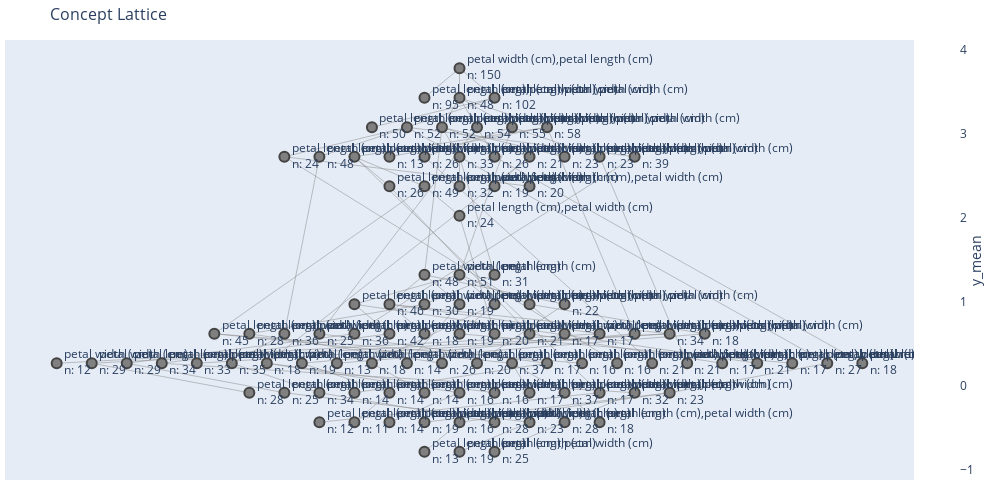

The cell this chart's notebook holds for it:
### Code cell
fig

### Figure 1 — Plotly figure (JSON) as saved in the notebook; plotly's stock layout.template omitted (floating-point values rounded to 4 significant figures; data arrays with more than 128 entries replaced by an {"elided": "..."} marker saying what was removed)
{"data": [{"hoverinfo": "none", "line": {"color": "#888", "width": 0.5}, "mode": "lines", "type": "scatter", "x": {"elided": "300 float values"}, "y": {"elided": "300 int values"}}, {"hoverinfo": "text", "hovertext": ["PatternStructure 17<br><br>extent (len: 45): 69, 58, 54, 59, 93,...<br>intent (len: 2): petal length (cm) in [3.0, 4.7], ...<br>new extent (len: 45): 69, 58, 54, 59, 93,...<br>new_intent (len: 2): petal length (cm), petal widt...<br>metric mean_y_true = 1.0222222222222221<br>", "PatternStructure 99<br><br>extent (len: 12): 126, 127, 149, 116, 137,...<br>intent (len: 2): petal width (cm) = 1.8, petal len...<br>new extent (len: 12): 126, 127, 149, 116, 137,...<br>new_intent (len: 1): petal width (cm)<br>metric mean_y_true = 1.9166666666666667<br>", "PatternStructure 15<br><br>extent (len: 46): 100, 147, 118, 110, 101,...<br>intent (len: 2): petal length (cm) in [5.0, 6.9], ...<br>new extent (len: 0): ∅<br>new_intent (len: 1): petal length (cm)<br>metric mean_y_true = 1.9565217391304348<br>", "PatternStructure 95<br><br>extent (len: 13): 52, 83, 73, 133, 86,...<br>intent (len: 2): petal length (cm) in [4.7, 5.8], ...<br>new extent (len: 13): 52, 83, 73, 133, 50,...<br>new_intent (len: 1): petal length (cm)<br>metric mean_y_true = 1.3076923076923077<br>", "PatternStructure 16<br><br>extent (len: 46): 121, 100, 147, 118, 110,...<br>intent (len: 2): petal width (cm) in [1.8, 2.5], p...<br>new extent (len: 46): 121, 100, 147, 110, 118,...<br>new_intent (len: 2): petal length (cm), petal widt...<br>metric mean_y_true = 1.9782608695652173<br>", "PatternStructure 48<br><br>extent (len: 24): 54, 59, 65, 85, 86,...<br>intent (len: 2): petal width (cm) in [1.4, 1.6], p...<br>new extent (len: 24): 54, 59, 65, 85, 86,...<br>new_intent (len: 2): petal length (cm), petal widt...<br>metric mean_y_true = 1.1666666666666667<br>", "PatternStructure 13<br><br>extent (len: 48): 69, 58, 54, 59, 93,...<br>intent (len: 2): petal width (cm) in [1.0, 1.5], p...<br>new extent (len: 48): 69, 58, 54, 59, 93,...<br>new_intent (len: 2): petal length (cm), petal widt...<br>metric mean_y_true = 1.0625<br>", "PatternStructure 14<br><br>extent (len: 48): 121, 100, 147, 118, 110,...<br>intent (len: 2): petal width (cm) in [1.7, 2.5], p...<br>new extent (len: 48): 121, 100, 147, 110, 118,...<br>new_intent (len: 1): petal width (cm)<br>metric mean_y_true = 1.9583333333333333<br>", "PatternStructure 42<br><br>extent (len: 26): 121, 54, 59, 123, 65,...<br>intent (len: 2): petal width (cm) in [1.4, 2.0], p...<br>new extent (len: 26): 121, 54, 59, 65, 123,...<br>new_intent (len: 2): petal length (cm), petal widt...<br>metric mean_y_true = 1.2307692307692308<br>", "PatternStructure 12<br><br>extent (len: 49): 69, 58, 54, 59, 93,...<br>intent (len: 2): petal width (cm) in [1.0, 1.8], p...<br>new extent (len: 49): 69, 58, 54, 59, 93,...<br>new_intent (len: 2): petal length (cm), petal widt...<br>metric mean_y_true = 1.0612244897959184<br>", "PatternStructure 11<br><br>extent (len: 50): 29, 41, 16, 19, 8,...<br>intent (len: 2): petal length (cm) in [1.0, 1.9], ...<br>new extent (len: 50): 34, 29, 41, 16, 19,...<br>new_intent (len: 2): petal length (cm), petal widt...<br>metric mean_y_true = 0.0<br>", "PatternStructure 10<br><br>extent (len: 51): 121, 100, 147, 118, 110,...<br>intent (len: 2): petal length (cm) in [4.9, 6.9], ...<br>new extent (len: 51): 121, 100, 147, 110, 118,...<br>new_intent (len: 1): petal length (cm)<br>metric mean_y_true = 1.9215686274509804<br>", "PatternStructure 8<br><br>extent (len: 52): 69, 58, 54, 59, 93,...<br>intent (len: 2): petal width (cm) in [1.0, 1.6], p...<br>new extent (len: 52): 69, 58, 54, 59, 93,...<br>new_intent (len: 2): petal length (cm), petal widt...<br>metric mean_y_true = 1.0769230769230769<br>", "PatternStructure 98<br><br>extent (len: 12): 126, 73, 58, 86, 76,...<br>intent (len: 2): petal width (cm) in [1.2, 1.8], p...<br>new extent (len: 12): 126, 73, 58, 50, 76,...<br>new_intent (len: 2): petal length (cm), petal widt...<br>metric mean_y_true = 1.1666666666666667<br>", "PatternStructure 9<br><br>extent (len: 52): 121, 100, 147, 118, 110,...<br>intent (len: 2): petal width (cm) in [1.6, 2.5], p...<br>new extent (len: 52): 121, 100, 147, 110, 118,...<br>new_intent (len: 2): petal length (cm), petal widt...<br>metric mean_y_true = 1.9038461538461537<br>", "PatternStructure 6<br><br>extent (len: 54): 69, 58, 54, 59, 93,...<br>intent (len: 2): petal width (cm) in [1.0, 1.7], p...<br>new extent (len: 54): 69, 58, 54, 59, 93,...<br>new_intent (len: 2): petal length (cm), petal widt...<br>metric mean_y_true = 1.0925925925925926<br>", "PatternStructure 7<br><br>extent (len: 54): 121, 69, 58, 54, 59,...<br>intent (len: 2): petal width (cm) in [1.0, 2.0], p...<br>new extent (len: 0): ∅<br>new_intent (len: 1): petal length (cm)<br>metric mean_y_true = 1.1111111111111112<br>", "PatternStructure 5<br><br>extent (len: 55): 121, 100, 147, 118, 110,...<br>intent (len: 2): petal width (cm) in [1.4, 2.5], p...<br>new extent (len: 55): 121, 100, 147, 110, 118,...<br>new_intent (len: 2): petal length (cm), petal widt...<br>metric mean_y_true = 1.8909090909090909<br>", "PatternStructure 4<br><br>extent (len: 58): 121, 69, 58, 54, 59,...<br>intent (len: 2): petal width (cm) in [1.0, 2.0], p...<br>new extent (len: 58): 121, 69, 58, 54, 59,...<br>new_intent (len: 2): petal length (cm), petal widt...<br>metric mean_y_true = 1.1551724137931034<br>", "PatternStructure 3<br><br>extent (len: 95): 58, 93, 55, 82, 89,...<br>intent (len: 2): petal length (cm) in [1.0, 4.7], ...<br>new extent (len: 95): 58, 93, 55, 82, 89,...<br>new_intent (len: 2): petal length (cm), petal widt...<br>metric mean_y_true = 0.4842105263157895<br>", "PatternStructure 2<br><br>extent (len: 100): 121, 118, 58, 145, 93,...<br>intent (len: 2): petal length (cm) in [3.0, 6.9], ...<br>new extent (len: 48): 121, 100, 147, 110, 118,...<br>new_intent (len: 2): petal length (cm), petal widt...<br>metric mean_y_true = 1.5<br>", "PatternStructure 1<br><br>extent (len: 102): 58, 93, 55, 82, 89,...<br>intent (len: 2): petal width (cm) in [0.1, 1.6], p...<br>new extent (len: 102): 58, 93, 55, 82, 89,...<br>new_intent (len: 2): petal length (cm), petal widt...<br>metric mean_y_true = 0.5490196078431373<br>", "PatternStructure 0<br><br>extent (len: 150): 121, 118, 58, 145, 93,...<br>intent (len: 2): petal width (cm) in [0.1, 2.5], p...<br>new extent (len: 150): 121, 118, 58, 145, 93,...<br>new_intent (len: 2): petal length (cm), petal widt...<br>metric mean_y_true = 1.0<br>", "PatternStructure 33<br><br>extent (len: 30): 100, 118, 140, 115, 104,...<br>intent (len: 2): petal length (cm) in [5.3, 6.9], ...<br>new extent (len: 30): 100, 118, 140, 115, 104,...<br>new_intent (len: 1): petal width (cm)<br>metric mean_y_true = 2.0<br>", "PatternStructure 37<br><br>extent (len: 28): 100, 118, 140, 104, 139,...<br>intent (len: 2): petal width (cm) in [1.8, 2.5], p...<br>new extent (len: 28): 100, 118, 140, 104, 139,...<br>new_intent (len: 1): petal length (cm)<br>metric mean_y_true = 2.0<br>", "PatternStructure 100<br><br>extent (len: 11): 85, 86, 54, 56, 78,...<br>intent (len: 2): petal length (cm) in [4.2, 4.7], ...<br>new extent (len: 11): 85, 86, 54, 56, 68,...<br>new_intent (len: 2): petal length (cm), petal widt...<br>metric mean_y_true = 1.0909090909090908<br>", "PatternStructure 38<br><br>extent (len: 28): 100, 147, 118, 110, 145,...<br>intent (len: 2): petal width (cm) in [2.0, 2.5], p...<br>new extent (len: 28): 100, 147, 110, 118, 145,...<br>new_intent (len: 1): petal length (cm)<br>metric mean_y_true = 2.0<br>", "PatternStructure 34<br><br>extent (len: 29): 121, 100, 147, 118, 110,...<br>intent (len: 2): petal width (cm) in [2.0, 2.5], p...<br>new extent (len: 29): 121, 100, 147, 110, 118,...<br>new_intent (len: 1): petal width (cm)<br>metric mean_y_true = 2.0<br>", "PatternStructure 96<br><br>extent (len: 13): 121, 77, 52, 126, 127,...<br>intent (len: 2): petal width (cm) in [1.4, 2.0], p...<br>new extent (len: 13): 52, 77, 121, 126, 127,...<br>new_intent (len: 2): petal length (cm), petal widt...<br>metric mean_y_true = 1.6153846153846154<br>", "PatternStructure 35<br><br>extent (len: 29): 69, 59, 93, 99, 71,...<br>intent (len: 2): petal width (cm) in [1.0, 1.5], p...<br>new extent (len: 29): 69, 59, 93, 65, 88,...<br>new_intent (len: 2): petal length (cm), petal widt...<br>metric mean_y_true = 1.0<br>", "PatternStructure 71<br><br>extent (len: 19): 69, 59, 93, 99, 71,...<br>intent (len: 2): petal width (cm) in [1.0, 1.4], p...<br>new extent (len: 19): 69, 59, 93, 82, 88,...<br>new_intent (len: 2): petal length (cm), petal widt...<br>metric mean_y_true = 1.0<br>", "PatternStructure 46<br><br>extent (len: 25): 100, 118, 140, 104, 135,...<br>intent (len: 2): petal width (cm) in [1.4, 2.5], p...<br>new extent (len: 25): 100, 118, 140, 104, 135,...<br>new_intent (len: 1): petal length (cm)<br>metric mean_y_true = 2.0<br>", "PatternStructure 22<br><br>extent (len: 36): 69, 58, 59, 93, 55,...<br>intent (len: 2): petal width (cm) in [1.0, 1.4], p...<br>new extent (len: 36): 69, 58, 59, 93, 55,...<br>new_intent (len: 1): petal width (cm)<br>metric mean_y_true = 1.0277777777777777<br>", "PatternStructure 45<br><br>extent (len: 25): 58, 54, 55, 85, 86,...<br>intent (len: 2): petal length (cm) in [4.5, 5.8], ...<br>new extent (len: 25): 58, 54, 55, 85, 86,...<br>new_intent (len: 2): petal length (cm), petal widt...<br>metric mean_y_true = 1.2<br>", "PatternStructure 44<br><br>extent (len: 26): 101, 123, 116, 76, 72,...<br>intent (len: 2): petal width (cm) in [1.4, 1.9], p...<br>new extent (len: 26): 101, 123, 116, 76, 72,...<br>new_intent (len: 2): petal length (cm), petal widt...<br>metric mean_y_true = 1.7692307692307692<br>", "PatternStructure 25<br><br>extent (len: 34): 100, 147, 118, 145, 140,...<br>intent (len: 2): petal width (cm) in [1.4, 2.5], p...<br>new extent (len: 34): 100, 147, 118, 145, 140,...<br>new_intent (len: 1): petal length (cm)<br>metric mean_y_true = 2.0<br>", "PatternStructure 23<br><br>extent (len: 36): 69, 59, 93, 55, 99,...<br>intent (len: 2): petal length (cm) in [3.0, 4.5], ...<br>new extent (len: 36): 69, 59, 93, 55, 65,...<br>new_intent (len: 1): petal length (cm)<br>metric mean_y_true = 1.0<br>", "PatternStructure 29<br><br>extent (len: 33): 100, 147, 118, 110, 101,...<br>intent (len: 2): petal length (cm) in [5.0, 6.9], ...<br>new extent (len: 33): 100, 147, 110, 118, 101,...<br>new_intent (len: 1): petal length (cm)<br>metric mean_y_true = 2.0<br>", "PatternStructure 28<br><br>extent (len: 33): 100, 147, 118, 145, 140,...<br>intent (len: 2): petal width (cm) in [1.6, 2.5], p...<br>new extent (len: 33): 100, 147, 118, 145, 140,...<br>new_intent (len: 1): petal length (cm)<br>metric mean_y_true = 2.0<br>", "PatternStructure 18<br><br>extent (len: 42): 100, 147, 118, 110, 101,...<br>intent (len: 2): petal width (cm) in [1.4, 2.5], p...<br>new extent (len: 42): 100, 147, 110, 118, 101,...<br>new_intent (len: 1): petal length (cm)<br>metric mean_y_true = 1.9761904761904763<br>", "PatternStructure 24<br><br>extent (len: 35): 69, 58, 59, 93, 55,...<br>intent (len: 2): petal length (cm) in [3.0, 4.8], ...<br>new extent (len: 35): 69, 58, 59, 93, 55,...<br>new_intent (len: 1): petal length (cm)<br>metric mean_y_true = 1.0<br>", "PatternStructure 47<br><br>extent (len: 25): 69, 59, 93, 99, 71,...<br>intent (len: 2): petal width (cm) in [1.0, 1.5], p...<br>new extent (len: 25): 69, 59, 93, 82, 88,...<br>new_intent (len: 1): petal length (cm)<br>metric mean_y_true = 1.0<br>", "PatternStructure 31<br><br>extent (len: 32): 100, 147, 118, 145, 140,...<br>intent (len: 2): petal width (cm) in [1.8, 2.5], p...<br>new extent (len: 32): 100, 147, 118, 145, 140,...<br>new_intent (len: 1): petal width (cm)<br>metric mean_y_true = 2.0<br>", "PatternStructure 27<br><br>extent (len: 34): 69, 58, 59, 93, 55,...<br>intent (len: 2): petal length (cm) in [3.0, 4.7], ...<br>new extent (len: 34): 69, 58, 59, 93, 55,...<br>new_intent (len: 1): petal length (cm)<br>metric mean_y_true = 1.0<br>", "PatternStructure 93<br><br>extent (len: 14): 121, 142, 126, 114, 110,...<br>intent (len: 2): petal width (cm) in [1.8, 2.4], p...<br>new extent (len: 14): 121, 142, 126, 114, 110,...<br>new_intent (len: 2): petal length (cm), petal widt...<br>metric mean_y_true = 1.9285714285714286<br>", "PatternStructure 41<br><br>extent (len: 26): 54, 59, 65, 85, 86,...<br>intent (len: 2): petal width (cm) in [1.4, 1.7], p...<br>new extent (len: 26): 54, 59, 65, 85, 86,...<br>new_intent (len: 2): petal length (cm), petal widt...<br>metric mean_y_true = 1.1923076923076923<br>", "PatternStructure 32<br><br>extent (len: 31): 100, 118, 140, 115, 104,...<br>intent (len: 2): petal length (cm) in [5.3, 6.9], ...<br>new extent (len: 31): 100, 118, 140, 115, 104,...<br>new_intent (len: 1): petal length (cm)<br>metric mean_y_true = 2.0<br>", "PatternStructure 75<br><br>extent (len: 18): 121, 77, 142, 147, 126,...<br>intent (len: 2): petal width (cm) in [1.7, 2.4], p...<br>new extent (len: 18): 121, 77, 142, 147, 114,...<br>new_intent (len: 1): petal width (cm)<br>metric mean_y_true = 1.8888888888888888<br>", "PatternStructure 76<br><br>extent (len: 18): 121, 142, 147, 126, 114,...<br>intent (len: 2): petal width (cm) in [1.8, 2.4], p...<br>new extent (len: 18): 121, 142, 147, 114, 126,...<br>new_intent (len: 2): petal length (cm), petal widt...<br>metric mean_y_true = 1.9444444444444444<br>", "PatternStructure 67<br><br>extent (len: 19): 121, 54, 123, 85, 86,...<br>intent (len: 2): petal width (cm) in [1.5, 2.0], p...<br>new extent (len: 19): 121, 54, 123, 85, 86,...<br>new_intent (len: 1): petal length (cm)<br>metric mean_y_true = 1.3157894736842106<br>", "PatternStructure 97<br><br>extent (len: 13): 77, 83, 133, 149, 116,...<br>intent (len: 2): petal width (cm) in [1.4, 1.8], p...<br>new extent (len: 13): 77, 83, 133, 149, 116,...<br>new_intent (len: 1): petal width (cm)<br>metric mean_y_true = 1.8461538461538463<br>", "PatternStructure 77<br><br>extent (len: 18): 77, 83, 142, 147, 114,...<br>intent (len: 2): petal width (cm) in [1.5, 2.4], p...<br>new extent (len: 18): 77, 83, 142, 147, 114,...<br>new_intent (len: 1): petal length (cm)<br>metric mean_y_true = 1.8888888888888888<br>", "PatternStructure 68<br><br>extent (len: 19): 101, 123, 116, 106, 138,...<br>intent (len: 2): petal length (cm) in [4.5, 6.3], ...<br>new extent (len: 19): 101, 123, 116, 106, 138,...<br>new_intent (len: 2): petal length (cm), petal widt...<br>metric mean_y_true = 1.894736842105263<br>", "PatternStructure 66<br><br>extent (len: 19): 58, 54, 55, 86, 76,...<br>intent (len: 2): petal length (cm) in [4.5, 5.6], ...<br>new extent (len: 19): 58, 54, 55, 86, 76,...<br>new_intent (len: 2): petal length (cm), petal widt...<br>metric mean_y_true = 1.1578947368421053<br>", "PatternStructure 92<br><br>extent (len: 14): 77, 126, 127, 149, 116,...<br>intent (len: 2): petal length (cm) in [4.5, 6.3], ...<br>new extent (len: 14): 77, 126, 127, 149, 116,...<br>new_intent (len: 1): petal width (cm)<br>metric mean_y_true = 1.8571428571428572<br>", "PatternStructure 90<br><br>extent (len: 14): 52, 77, 83, 73, 133,...<br>intent (len: 2): petal length (cm) in [4.7, 5.8], ...<br>new extent (len: 14): 52, 77, 83, 73, 133,...<br>new_intent (len: 1): petal length (cm)<br>metric mean_y_true = 1.2857142857142858<br>", "PatternStructure 91<br><br>extent (len: 14): 126, 51, 85, 86, 54,...<br>intent (len: 2): petal width (cm) in [1.5, 1.8], p...<br>new extent (len: 14): 126, 85, 86, 54, 56,...<br>new_intent (len: 2): petal length (cm), petal widt...<br>metric mean_y_true = 1.2142857142857142<br>", "PatternStructure 43<br><br>extent (len: 26): 100, 118, 140, 104, 135,...<br>intent (len: 2): petal length (cm) in [5.5, 6.9], ...<br>new extent (len: 26): 100, 118, 140, 104, 135,...<br>new_intent (len: 1): petal length (cm)<br>metric mean_y_true = 2.0<br>", "PatternStructure 65<br><br>extent (len: 20): 121, 147, 110, 101, 145,...<br>intent (len: 2): petal width (cm) in [1.7, 2.4], p...<br>new extent (len: 20): 121, 147, 110, 101, 145,...<br>new_intent (len: 1): petal length (cm)<br>metric mean_y_true = 1.9<br>", "PatternStructure 19<br><br>extent (len: 40): 69, 58, 54, 59, 93,...<br>intent (len: 2): petal width (cm) in [1.0, 1.7], p...<br>new extent (len: 37): 69, 59, 93, 55, 65,...<br>new_intent (len: 1): petal length (cm)<br>metric mean_y_true = 1.025<br>", "PatternStructure 80<br><br>extent (len: 17): 52, 77, 83, 73, 133,...<br>intent (len: 2): petal length (cm) in [4.6, 5.8], ...<br>new extent (len: 17): 52, 77, 83, 73, 133,...<br>new_intent (len: 1): petal length (cm)<br>metric mean_y_true = 1.2352941176470589<br>", "PatternStructure 69<br><br>extent (len: 19): 121, 110, 101, 123, 85,...<br>intent (len: 2): petal length (cm) in [4.5, 5.1], ...<br>new extent (len: 19): 121, 110, 101, 123, 85,...<br>new_intent (len: 1): petal length (cm)<br>metric mean_y_true = 1.736842105263158<br>", "PatternStructure 94<br><br>extent (len: 14): 83, 142, 147, 114, 133,...<br>intent (len: 2): petal width (cm) in [1.5, 2.4], p...<br>new extent (len: 14): 83, 142, 147, 114, 133,...<br>new_intent (len: 1): petal length (cm)<br>metric mean_y_true = 1.9285714285714286<br>", "PatternStructure 70<br><br>extent (len: 19): 121, 147, 110, 101, 145,...<br>intent (len: 2): petal width (cm) in [1.5, 2.4], p...<br>new extent (len: 19): 121, 147, 110, 101, 145,...<br>new_intent (len: 1): petal length (cm)<br>metric mean_y_true = 1.7894736842105263<br>", "PatternStructure 63<br><br>extent (len: 20): 54, 59, 65, 86, 76,...<br>intent (len: 2): petal length (cm) in [3.9, 5.6], ...<br>new extent (len: 20): 54, 59, 65, 86, 76,...<br>new_intent (len: 2): petal length (cm), petal widt...<br>metric mean_y_true = 1.15<br>", "PatternStructure 85<br><br>extent (len: 16): 73, 58, 51, 85, 86,...<br>intent (len: 2): petal length (cm) in [4.5, 4.7], ...<br>new extent (len: 16): 73, 58, 63, 85, 86,...<br>new_intent (len: 2): petal length (cm), petal widt...<br>metric mean_y_true = 1.0625<br>", "PatternStructure 64<br><br>extent (len: 20): 58, 54, 55, 85, 86,...<br>intent (len: 2): petal width (cm) in [1.2, 1.8], p...<br>new extent (len: 20): 58, 54, 55, 85, 86,...<br>new_intent (len: 1): petal length (cm)<br>metric mean_y_true = 1.15<br>", "PatternStructure 86<br><br>extent (len: 16): 52, 83, 133, 85, 86,...<br>intent (len: 2): petal length (cm) in [4.2, 5.8], ...<br>new extent (len: 16): 52, 83, 133, 85, 86,...<br>new_intent (len: 2): petal length (cm), petal widt...<br>metric mean_y_true = 1.1875<br>", "PatternStructure 58<br><br>extent (len: 21): 54, 59, 65, 85, 86,...<br>intent (len: 2): petal width (cm) in [1.4, 1.8], p...<br>new extent (len: 21): 54, 59, 65, 85, 86,...<br>new_intent (len: 2): petal length (cm), petal widt...<br>metric mean_y_true = 1.1428571428571428<br>", "PatternStructure 49<br><br>extent (len: 24): 58, 54, 55, 65, 85,...<br>intent (len: 2): petal width (cm) in [1.2, 1.8], p...<br>new extent (len: 24): 58, 54, 55, 65, 85,...<br>new_intent (len: 2): petal length (cm), petal widt...<br>metric mean_y_true = 1.125<br>", "PatternStructure 87<br><br>extent (len: 16): 52, 83, 73, 133, 58,...<br>intent (len: 2): petal length (cm) in [4.6, 5.8], ...<br>new extent (len: 16): 52, 83, 73, 133, 58,...<br>new_intent (len: 1): petal length (cm)<br>metric mean_y_true = 1.25<br>", "PatternStructure 59<br><br>extent (len: 21): 123, 116, 76, 72, 134,...<br>intent (len: 2): petal width (cm) in [1.4, 1.8], p...<br>new extent (len: 21): 123, 116, 76, 72, 134,...<br>new_intent (len: 1): petal width (cm)<br>metric mean_y_true = 1.7142857142857142<br>", "PatternStructure 88<br><br>extent (len: 16): 121, 77, 142, 126, 114,...<br>intent (len: 2): petal length (cm) in [4.5, 5.1], ...<br>new extent (len: 16): 121, 77, 142, 126, 114,...<br>new_intent (len: 1): petal length (cm)<br>metric mean_y_true = 1.875<br>", "PatternStructure 89<br><br>extent (len: 16): 121, 142, 147, 126, 114,...<br>intent (len: 2): petal width (cm) in [1.8, 2.4], p...<br>new extent (len: 16): 121, 142, 147, 114, 126,...<br>new_intent (len: 2): petal length (cm), petal widt...<br>metric mean_y_true = 1.9375<br>", "PatternStructure 60<br><br>extent (len: 21): 121, 110, 101, 123, 76,...<br>intent (len: 2): petal width (cm) in [1.4, 2.4], p...<br>new extent (len: 21): 121, 110, 101, 123, 76,...<br>new_intent (len: 1): petal length (cm)<br>metric mean_y_true = 1.7142857142857142<br>", "PatternStructure 78<br><br>extent (len: 17): 63, 75, 51, 85, 86,...<br>intent (len: 2): petal width (cm) in [1.4, 1.7], p...<br>new extent (len: 17): 51, 75, 63, 85, 86,...<br>new_intent (len: 2): petal length (cm), petal widt...<br>metric mean_y_true = 1.0588235294117647<br>", "PatternStructure 61<br><br>extent (len: 21): 121, 147, 110, 101, 145,...<br>intent (len: 2): petal width (cm) in [1.6, 2.4], p...<br>new extent (len: 21): 121, 147, 110, 101, 145,...<br>new_intent (len: 2): petal length (cm), petal widt...<br>metric mean_y_true = 1.7619047619047619<br>", "PatternStructure 54<br><br>extent (len: 23): 121, 147, 110, 101, 145,...<br>intent (len: 2): petal width (cm) in [1.5, 2.4], p...<br>new extent (len: 0): ∅<br>new_intent (len: 2): petal length (cm), petal widt...<br>metric mean_y_true = 1.826086956521739<br>", "PatternStructure 79<br><br>extent (len: 17): 97, 74, 90, 75, 58,...<br>intent (len: 2): petal length (cm) in [4.3, 4.6], ...<br>new extent (len: 17): 97, 74, 90, 75, 51,...<br>new_intent (len: 2): petal length (cm), petal widt...<br>metric mean_y_true = 1.0588235294117647<br>", "PatternStructure 62<br><br>extent (len: 21): 147, 110, 101, 145, 115,...<br>intent (len: 2): petal length (cm) in [5.0, 5.5], ...<br>new extent (len: 21): 147, 110, 101, 145, 115,...<br>new_intent (len: 2): petal length (cm), petal widt...<br>metric mean_y_true = 1.9047619047619047<br>", "PatternStructure 21<br><br>extent (len: 37): 69, 59, 93, 55, 99,...<br>intent (len: 2): petal length (cm) in [3.0, 4.5], ...<br>new extent (len: 37): 69, 59, 93, 55, 65,...<br>new_intent (len: 1): petal length (cm)<br>metric mean_y_true = 1.027027027027027<br>", "PatternStructure 56<br><br>extent (len: 22): 101, 123, 116, 72, 134,...<br>intent (len: 2): petal length (cm) in [4.9, 6.3], ...<br>new extent (len: 0): ∅<br>new_intent (len: 2): petal length (cm), petal widt...<br>metric mean_y_true = 1.8181818181818181<br>", "PatternStructure 81<br><br>extent (len: 17): 121, 52, 126, 73, 127,...<br>intent (len: 2): petal length (cm) in [4.6, 4.9], ...<br>new extent (len: 17): 52, 121, 126, 73, 58,...<br>new_intent (len: 2): petal length (cm), petal widt...<br>metric mean_y_true = 1.2941176470588236<br>", "PatternStructure 57<br><br>extent (len: 22): 121, 147, 110, 101, 145,...<br>intent (len: 2): petal width (cm) in [1.7, 2.4], p...<br>new extent (len: 22): 121, 147, 110, 101, 145,...<br>new_intent (len: 2): petal length (cm), petal widt...<br>metric mean_y_true = 1.9090909090909092<br>", "PatternStructure 39<br><br>extent (len: 28): 69, 58, 93, 55, 99,...<br>intent (len: 2): petal length (cm) in [3.0, 4.7], ...<br>new extent (len: 28): 69, 58, 93, 55, 82,...<br>new_intent (len: 1): petal width (cm)<br>metric mean_y_true = 1.0<br>", "PatternStructure 82<br><br>extent (len: 17): 52, 77, 83, 133, 127,...<br>intent (len: 2): petal length (cm) in [4.9, 6.3], ...<br>new extent (len: 17): 52, 77, 83, 133, 127,...<br>new_intent (len: 1): petal width (cm)<br>metric mean_y_true = 1.7647058823529411<br>", "PatternStructure 55<br><br>extent (len: 23): 69, 59, 93, 99, 71,...<br>intent (len: 2): petal width (cm) in [1.0, 1.5], p...<br>new extent (len: 23): 69, 59, 93, 82, 88,...<br>new_intent (len: 1): petal length (cm)<br>metric mean_y_true = 1.0<br>", "PatternStructure 30<br><br>extent (len: 32): 100, 118, 140, 115, 104,...<br>intent (len: 2): petal length (cm) in [5.3, 6.9], ...<br>new extent (len: 32): 100, 118, 140, 115, 104,...<br>new_intent (len: 1): petal length (cm)<br>metric mean_y_true = 2.0<br>", "PatternStructure 83<br><br>extent (len: 17): 107, 142, 126, 127, 149,...<br>intent (len: 2): petal width (cm) in [1.8, 1.9], p...<br>new extent (len: 17): 142, 126, 127, 149, 101,...<br>new_intent (len: 2): petal length (cm), petal widt...<br>metric mean_y_true = 1.9411764705882353<br>", "PatternStructure 50<br><br>extent (len: 23): 58, 54, 55, 85, 86,...<br>intent (len: 2): petal width (cm) in [1.2, 1.6], p...<br>new extent (len: 23): 58, 54, 55, 85, 86,...<br>new_intent (len: 1): petal length (cm)<br>metric mean_y_true = 1.173913043478261<br>", "PatternStructure 84<br><br>extent (len: 17): 121, 77, 83, 52, 142,...<br>intent (len: 2): petal width (cm) in [1.5, 2.4], p...<br>new extent (len: 17): 52, 77, 83, 121, 142,...<br>new_intent (len: 1): petal length (cm)<br>metric mean_y_true = 1.7647058823529411<br>", "PatternStructure 51<br><br>extent (len: 23): 121, 54, 123, 85, 86,...<br>intent (len: 2): petal width (cm) in [1.5, 2.0], p...<br>new extent (len: 0): ∅<br>new_intent (len: 2): petal length (cm), petal widt...<br>metric mean_y_true = 1.391304347826087<br>", "PatternStructure 36<br><br>extent (len: 28): 100, 118, 140, 104, 135,...<br>intent (len: 2): petal length (cm) in [5.5, 6.9], ...<br>new extent (len: 28): 100, 118, 140, 104, 135,...<br>new_intent (len: 1): petal length (cm)<br>metric mean_y_true = 2.0<br>", "PatternStructure 72<br><br>extent (len: 18): 96, 94, 97, 74, 66,...<br>intent (len: 2): petal length (cm) in [4.2, 4.5], ...<br>new extent (len: 18): 96, 94, 74, 97, 90,...<br>new_intent (len: 2): petal length (cm), petal widt...<br>metric mean_y_true = 1.0555555555555556<br>", "PatternStructure 52<br><br>extent (len: 23): 101, 123, 85, 116, 106,...<br>intent (len: 2): petal width (cm) in [1.6, 1.9], p...<br>new extent (len: 23): 101, 123, 85, 116, 106,...<br>new_intent (len: 2): petal length (cm), petal widt...<br>metric mean_y_true = 1.7826086956521738<br>", "PatternStructure 40<br><br>extent (len: 27): 58, 54, 55, 65, 85,...<br>intent (len: 2): petal width (cm) in [1.2, 1.6], p...<br>new extent (len: 27): 58, 54, 55, 65, 85,...<br>new_intent (len: 2): petal length (cm), petal widt...<br>metric mean_y_true = 1.1481481481481481<br>", "PatternStructure 73<br><br>extent (len: 18): 52, 77, 83, 133, 51,...<br>intent (len: 2): petal length (cm) in [4.2, 5.8], ...<br>new extent (len: 18): 52, 77, 83, 133, 51,...<br>new_intent (len: 2): petal length (cm), petal widt...<br>metric mean_y_true = 1.2222222222222223<br>", "PatternStructure 26<br><br>extent (len: 34): 121, 100, 147, 118, 110,...<br>intent (len: 2): petal length (cm) in [4.9, 6.9], ...<br>new extent (len: 34): 121, 100, 147, 110, 118,...<br>new_intent (len: 2): petal length (cm), petal widt...<br>metric mean_y_true = 2.0<br>", "PatternStructure 53<br><br>extent (len: 23): 121, 147, 110, 101, 145,...<br>intent (len: 2): petal width (cm) in [1.4, 2.4], p...<br>new extent (len: 23): 121, 147, 110, 101, 145,...<br>new_intent (len: 2): petal length (cm), petal widt...<br>metric mean_y_true = 1.7391304347826086<br>", "PatternStructure 20<br><br>extent (len: 39): 69, 58, 54, 59, 93,...<br>intent (len: 2): petal width (cm) in [1.0, 1.6], p...<br>new extent (len: 39): 69, 58, 54, 59, 93,...<br>new_intent (len: 1): petal length (cm)<br>metric mean_y_true = 1.0<br>", "PatternStructure 74<br><br>extent (len: 18): 77, 83, 142, 133, 149,...<br>intent (len: 2): petal length (cm) in [5.0, 6.3], ...<br>new extent (len: 18): 77, 83, 142, 133, 149,...<br>new_intent (len: 1): petal length (cm)<br>metric mean_y_true = 1.8888888888888888<br>"], "marker": {"color": ["grey", "grey", "grey", "grey", "grey", "grey", "grey", "grey", "grey", "grey", "grey", "grey", "grey", "grey", "grey", "grey", "grey", "grey", "grey", "grey", "grey", "grey", "grey", "grey", "grey", "grey", "grey", "grey", "grey", "grey", "grey", "grey", "grey", "grey", "grey", "grey", "grey", "grey", "grey", "grey", "grey", "grey", "grey", "grey", "grey", "grey", "grey", "grey", "grey", "grey", "grey", "grey", "grey", "grey", "grey", "grey", "grey", "grey", "grey", "grey", "grey", "grey", "grey", "grey", "grey", "grey", "grey", "grey", "grey", "grey", "grey", "grey", "grey", "grey", "grey", "grey", "grey", "grey", "grey", "grey", "grey", "grey", "grey", "grey", "grey", "grey", "grey", "grey", "grey", "grey", "grey", "grey", "grey", "grey", "grey", "grey", "grey", "grey", "grey", "grey", "grey"], "colorbar": {"thickness": 15, "title": {"side": "right", "text": "y_mean"}, "xanchor": "left"}, "colorscale": [[0, "rgb(103,0,31)"], [0.1, "rgb(178,24,43)"], [0.2, "rgb(214,96,77)"], [0.3, "rgb(244,165,130)"], [0.4, "rgb(253,219,199)"], [0.5, "rgb(247,247,247)"], [0.6, "rgb(209,229,240)"], [0.7, "rgb(146,197,222)"], [0.8, "rgb(67,147,195)"], [0.9, "rgb(33,102,172)"], [1, "rgb(5,48,97)"]], "line": {"width": 2}, "reversescale": true, "showscale": true, "size": 10}, "mode": "markers+text", "text": ["petal length (cm),petal width (cm)<br>n: 45", "petal width (cm)<br>n: 12", "petal length (cm)<br>", "petal length (cm)<br>n: 13", "petal length (cm),petal width (cm)<br>n: 46", "petal length (cm),petal width (cm)<br>n: 24", "petal length (cm),petal width (cm)<br>n: 48", "petal width (cm)<br>n: 48", "petal length (cm),petal width (cm)<br>n: 26", "petal length (cm),petal width (cm)<br>n: 49", "petal length (cm),petal width (cm)<br>n: 50", "petal length (cm)<br>n: 51", "petal length (cm),petal width (cm)<br>n: 52", "petal length (cm),petal width (cm)<br>n: 12", "petal length (cm),petal width (cm)<br>n: 52", "petal length (cm),petal width (cm)<br>n: 54", "petal length (cm)<br>", "petal length (cm),petal width (cm)<br>n: 55", "petal length (cm),petal width (cm)<br>n: 58", "petal length (cm),petal width (cm)<br>n: 95", "petal length (cm),petal width (cm)<br>n: 48", "petal length (cm),petal width (cm)<br>n: 102", "petal width (cm),petal length (cm)<br>n: 150", "petal width (cm)<br>n: 30", "petal length (cm)<br>n: 28", "petal length (cm),petal width (cm)<br>n: 11", "petal length (cm)<br>n: 28", "petal width (cm)<br>n: 29", "petal length (cm),petal width (cm)<br>n: 13", "petal length (cm),petal width (cm)<br>n: 29", "petal length (cm),petal width (cm)<br>n: 19", "petal length (cm)<br>n: 25", "petal width (cm)<br>n: 36", "petal length (cm),petal width (cm)<br>n: 25", "petal length (cm),petal width (cm)<br>n: 26", "petal length (cm)<br>n: 34", "petal length (cm)<br>n: 36", "petal length (cm)<br>n: 33", "petal length (cm)<br>n: 33", "petal length (cm)<br>n: 42", "petal length (cm)<br>n: 35", "petal length (cm)<br>n: 25", "petal width (cm)<br>n: 32", "petal length (cm)<br>n: 34", "petal length (cm),petal width (cm)<br>n: 14", "petal length (cm),petal width (cm)<br>n: 26", "petal length (cm)<br>n: 31", "petal width (cm)<br>n: 18", "petal length (cm),petal width (cm)<br>n: 18", "petal length (cm)<br>n: 19", "petal width (cm)<br>n: 13", "petal length (cm)<br>n: 18", "petal length (cm),petal width (cm)<br>n: 19", "petal length (cm),petal width (cm)<br>n: 19", "petal width (cm)<br>n: 14", "petal length (cm)<br>n: 14", "petal length (cm),petal width (cm)<br>n: 14", "petal length (cm)<br>n: 26", "petal length (cm)<br>n: 20", "petal length (cm)<br>n: 37", "petal length (cm)<br>n: 17", "petal length (cm)<br>n: 19", "petal length (cm)<br>n: 14", "petal length (cm)<br>n: 19", "petal length (cm),petal width (cm)<br>n: 20", "petal length (cm),petal width (cm)<br>n: 16", "petal length (cm)<br>n: 20", "petal length (cm),petal width (cm)<br>n: 16", "petal length (cm),petal width (cm)<br>n: 21", "petal length (cm),petal width (cm)<br>n: 24", "petal length (cm)<br>n: 16", "petal width (cm)<br>n: 21", "petal length (cm)<br>n: 16", "petal length (cm),petal width (cm)<br>n: 16", "petal length (cm)<br>n: 21", "petal length (cm),petal width (cm)<br>n: 17", "petal length (cm),petal width (cm)<br>n: 21", "petal length (cm),petal width (cm)<br>", "petal length (cm),petal width (cm)<br>n: 17", "petal length (cm),petal width (cm)<br>n: 21", "petal length (cm)<br>n: 37", "petal length (cm),petal width (cm)<br>", "petal length (cm),petal width (cm)<br>n: 17", "petal length (cm),petal width (cm)<br>n: 22", "petal width (cm)<br>n: 28", "petal width (cm)<br>n: 17", "petal length (cm)<br>n: 23", "petal length (cm)<br>n: 32", "petal length (cm),petal width (cm)<br>n: 17", "petal length (cm)<br>n: 23", "petal length (cm)<br>n: 17", "petal length (cm),petal width (cm)<br>", "petal length (cm)<br>n: 28", "petal length (cm),petal width (cm)<br>n: 18", "petal length (cm),petal width (cm)<br>n: 23", "petal length (cm),petal width (cm)<br>n: 27", "petal length (cm),petal width (cm)<br>n: 18", "petal length (cm),petal width (cm)<br>n: 34", "petal length (cm),petal width (cm)<br>n: 23", "petal length (cm)<br>n: 39", "petal length (cm)<br>n: 18"], "textposition": "middle right", "type": "scatter", "x": [-7, -11.5, -3, -1, -2, -5, -4, -1, -2, -1, -2.5, 0, -1.5, -4, -0.5, 0.5, -3, 1.5, 2.5, -1, 0, 1, 0, -1, -6, -3, -6, -10.5, -2, -9.5, 0, 1, -5, -4, -1, -8.5, -3, -7.5, 0, -2, -6.5, -5, 0, -4, -2, 1, 1, -5.5, -1, -4.5, -3.5, -2.5, 0, -1, -1.5, -3, -2, -0.5, 0.5, 1.5, 2.5, 1, -1, 0, 2, 3.5, 1, 4.5, 2, 0, 0, 5.5, 0, 1, 6.5, 7.5, 2, 1, 2, 8.5, 3, 2, 4, 3, 1, 3, 2, 5, 4, 6, 9.5, 5, 3, 4, 3, 10.5, 11.5, 6, 4, 5, 7], "y": [4, 3, 5, 0, 5, 10, 10, 6, 9, 9, 11, 6, 11, 1, 11, 11, 10, 11, 11, 12, 12, 12, 13, 5, 4, 1, 2, 3, 10, 3, 0, 0, 4, 4, 10, 3, 4, 3, 10, 4, 3, 2, 9, 2, 1, 10, 6, 3, 4, 3, 3, 3, 5, 1, 3, 2, 2, 3, 3, 3, 3, 9, 2, 4, 9, 3, 4, 3, 4, 8, 1, 3, 2, 2, 3, 3, 10, 5, 2, 3, 2, 5, 2, 5, 1, 4, 1, 2, 4, 2, 3, 4, 1, 1, 10, 3, 3, 4, 10, 10, 4]}], "layout": {"height": 500, "hovermode": "closest", "margin": {"b": 20, "l": 5, "r": 5, "t": 40}, "showlegend": false, "title": {"font": {"size": 16}, "text": "Concept Lattice"}, "width": 1000, "xaxis": {"showgrid": false, "showticklabels": false, "zeroline": false}, "yaxis": {"showgrid": false, "showticklabels": false, "zeroline": false}}}
